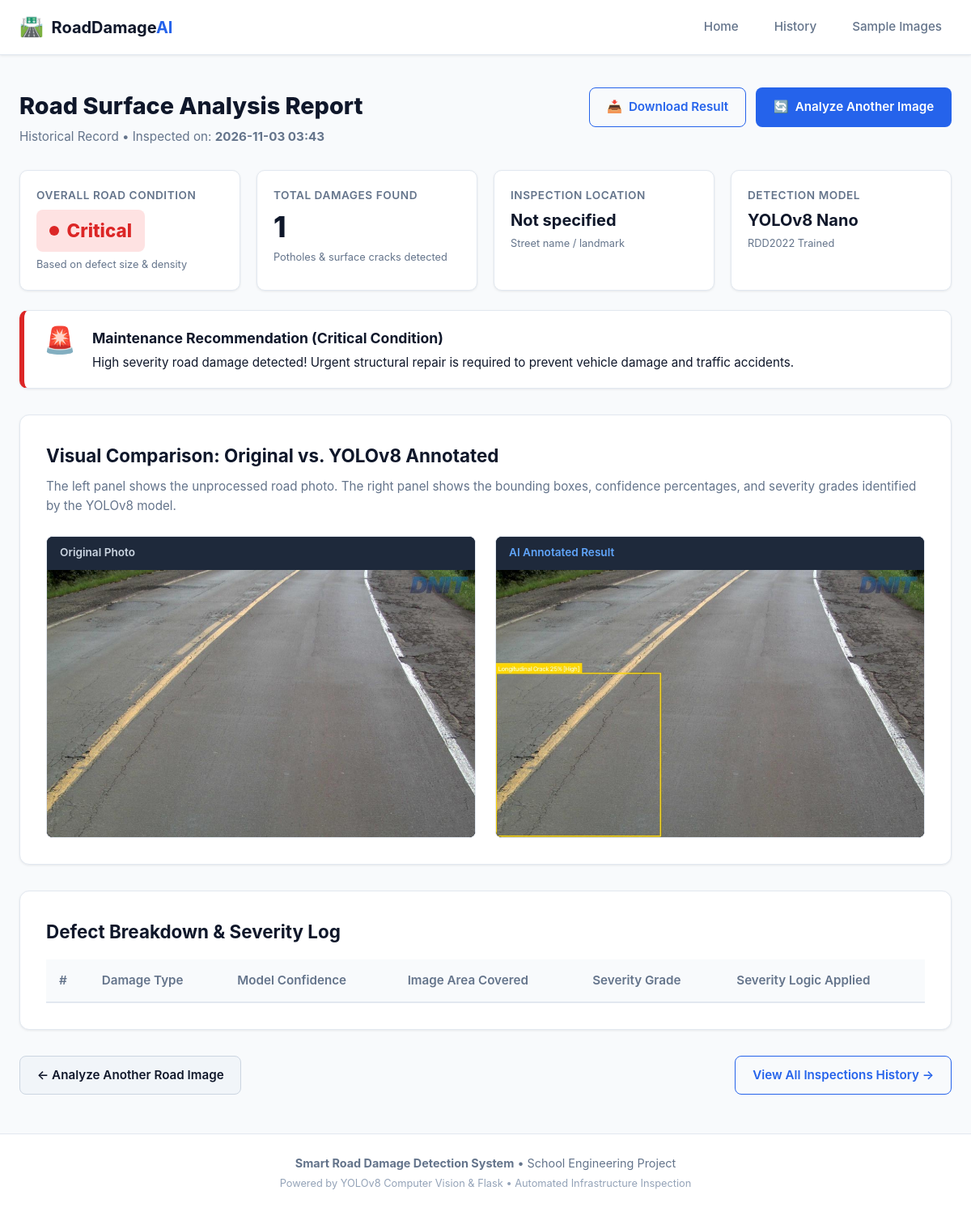
Page /history/6 on the committed database.
### tables this page shows
CREATE TABLE inspections (
            id INTEGER PRIMARY KEY AUTOINCREMENT,
            timestamp TEXT NOT NULL,
            location TEXT,
            damage_count INTEGER NOT NULL,
            condition TEXT NOT NULL,
            recommendation TEXT,
            original_image TEXT NOT NULL,
            annotated_image TEXT NOT NULL
        );

### app.py (the view)
@app.route("/history/<int:inspection_id>")
def view_history_item(inspection_id):
    record = database.get_inspection_by_id(inspection_id)
    if not record:
        flash("Inspection record not found.", "error")
        return redirect(url_for("history"))
    cond = record["condition"]
    badge_class = f"condition-{cond.lower()}"
    return render_template(
        "result.html",
        original_image=record["original_image"],
        annotated_image=record["annotated_image"],
        detections=[],  # Historical summary view
        damage_count=record["damage_count"],
        condition=record["condition"],
        badge_class=badge_class,
        recommendation=record["recommendation"],
        location=record["location"],
        inspection_id=record["id"],
        img_width=None,
        img_height=None,
        is_historical=True,
        timestamp=record["timestamp"]
    )

### database.py (called while the page is built)
def get_connection(db_path=DB_FILE):
    conn = sqlite3.connect(db_path)
    conn.row_factory = sqlite3.Row
    return conn

def get_inspection_by_id(inspection_id, db_path=DB_FILE):
    conn = get_connection(db_path)
    cursor = conn.cursor()
    cursor.execute("""
        SELECT id, timestamp, location, damage_count, condition, recommendation, original_image, annotated_image
        FROM inspections
        WHERE id = ?
    """, (inspection_id,))
    row = cursor.fetchone()
    conn.close()
    return dict(row) if row else None

### templates/result.html (shortened to what this page needs)
{% extends "base.html" %}
{% block content %}
<div class="page-container">
    <div class="result-top-bar">
        <div>
            <h1 class="page-heading">Road Surface Analysis Report</h1>
            <p class="page-subheading">
                {% if is_historical %}
                    Historical Record &bull; Inspected on: <strong>{{ timestamp }}</strong>
                {% else %}
                    Inspection Completed Successfully &bull; Location: <strong>{{ location }}</strong>
                {% endif %}
            </p>
        </div>
        <div class="action-buttons-group">
            <a href="{{ url_for('download_result', filename=annotated_image) }}" class="btn btn-outline" download>
                <span class="btn-icon">📥</span> Download Result
            </a>
            <a href="{{ url_for('index') }}" class="btn btn-primary">
                <span class="btn-icon">🔄</span> Analyze Another Image
            </a>
        </div>
    </div>
    <div class="metrics-grid">
        <div class="metric-card metric-card-main">
            <span class="metric-label">Overall Road Condition</span>
            <div class="condition-badge-large {{ badge_class }}">
                <span class="badge-dot"></span>
                <span class="badge-text">{{ condition }}</span>
            </div>
            <span class="metric-subtext">Based on defect size & density</span>
        </div>
        <div class="metric-card">
            <span class="metric-label">Total Damages Found</span>
            <span class="metric-number">{{ damage_count }}</span>
            <span class="metric-subtext">Potholes & surface cracks detected</span>
        </div>
        <div class="metric-card">
            <span class="metric-label">Inspection Location</span>
            <span class="metric-value-text">{{ location }}</span>
            <span class="metric-subtext">Street name / landmark</span>
        </div>
        <div class="metric-card">
            <span class="metric-label">Detection Model</span>
            <span class="metric-value-text">YOLOv8 Nano</span>
            <span class="metric-subtext">
                {% if confidence_used %}Threshold: {{ confidence_used }}%{% else %}RDD2022 Trained{% endif %}
            </span>
        </div>
    </div>
    <div class="recommendation-card {{ badge_class }}-border">
        <div class="rec-icon">
            {% if condition == 'Good' %}✅
            {% elif condition == 'Fair' %}⚠️
            {% elif condition == 'Poor' %}🛠️
            {% else %}🚨{% endif %}
        </div>
        <div class="rec-content">
            <h3 class="rec-title">Maintenance Recommendation ({{ condition }} Condition)</h3>
            <p class="rec-text">{{ recommendation }}</p>
        </div>
    </div>
    <section class="visual-comparison-card">
        <h2 class="card-title">Visual Comparison: Original vs. YOLOv8 Annotated</h2>
        <p class="card-instructions">
            The left panel shows the unprocessed road photo. The right panel shows the bounding boxes, confidence percentages, and severity grades identified by the YOLOv8 model.
        </p>
        <div class="images-comparison-grid">
            <div class="image-box">
                <div class="image-box-header">
                    <span class="box-tag">Original Photo</span>
                </div>
                <div class="image-frame">
                    <img src="{{ url_for('static', filename='uploads/' ~ original_image) }}" alt="Original Road" class="responsive-img">
                </div>
            </div>
            <div class="image-box">
                <div class="image-box-header">
                    <span class="box-tag box-tag-ai">AI Annotated Result</span>
                </div>
                <div class="image-frame">
                    <img src="{{ url_for('static', filename='results/' ~ annotated_image) }}" alt="Annotated Road" class="responsive-img">
                </div>
            </div>
        </div>
    </section>
    <section class="detections-card">
        <h2 class="card-title">Defect Breakdown & Severity Log</h2>
        {% if damage_count == 0 %}
            <div class="empty-detections-box">
                <div class="empty-icon">🛣️</div>
                <h3>Road Looks Fine!</h3>
                <p>No structural damage, potholes, or significant cracks were detected in this image at the current sensitivity setting.</p>
                <p class="empty-subtext">The pavement surface appears smooth and well-maintained.</p>
            </div>
        {% else %}
            <div class="table-responsive">
                <table class="data-table">
                    <thead>
                        <tr>
                            <th>#</th>
                            <th>Damage Type</th>
                            <th>Model Confidence</th>
                            <th>Image Area Covered</th>
                            <th>Severity Grade</th>
                            <th>Severity Logic Applied</th>
                        </tr>
                    </thead>
                </table>
            </div>
        {% endif %}
    </section>
    <div class="bottom-actions">
        <a href="{{ url_for('index') }}" class="btn btn-secondary">
            &larr; Analyze Another Road Image
        </a>
        <a href="{{ url_for('history') }}" class="btn btn-outline">
            View All Inspections History &rarr;
        </a>
    </div>
</div>
{% endblock %}

### templates/base.html (shortened to what this page needs)
<!DOCTYPE html>
<html lang="en">
<head>
    <link rel="stylesheet" href="{{ url_for('static', filename='css/style.css') }}">
</head>
<body>
    <header class="navbar">
        <div class="nav-container">
            <a href="{{ url_for('index') }}" class="brand">
                <span class="brand-icon">🛣️</span>
                <span class="brand-text">RoadDamage<span class="brand-highlight">AI</span></span>
            </a>
            <nav class="nav-links">
                <a href="{{ url_for('index') }}" class="nav-link {% if request.endpoint == 'index' %}active{% endif %}">Home</a>
                <a href="{{ url_for('history') }}" class="nav-link {% if request.endpoint == 'history' %}active{% endif %}">History</a>
                <a href="{{ url_for('index') }}#samples-section" class="nav-link">Sample Images</a>
            </nav>
        </div>
    </header>
    <main class="main-content">
        {% block content %}{% endblock %}
    </main>
    <footer class="footer">
        <div class="footer-container">
            <p><strong>Smart Road Damage Detection System</strong> &bull; School Engineering Project</p>
            <p class="footer-subtext">Powered by YOLOv8 Computer Vision & Flask &bull; Automated Infrastructure Inspection</p>
        </div>
    </footer>
</body>
</html>

### rows in the picture
inspections: timestamp "2026-11-03 03:43", condition "Critical", location "Not specified", recommendation "High severity road damage detected! Urgent structural repair is required to prevent vehicle damage and traffic accidents.", original_image (picture), annotated_image (picture)

### other values in the picture
{{ damage_count }} "1"
